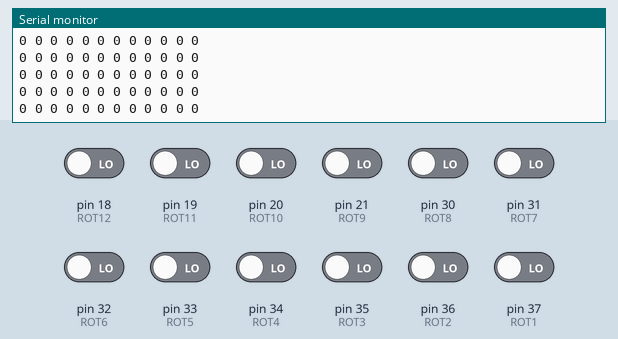
The sketch below on a simulated Arduino Mega 2560, built with avr-gcc and run on an emulated ATmega2560. Shown: the last lines printed to the serial monitor. The test bench sets the inputs (shaded band); at power-on: pin 18 (ROT12), pin 19 (ROT11), pin 20 (ROT10), pin 21 (ROT9), pin 30 (ROT8), pin 31 (ROT7), pin 32 (ROT6), pin 33 (ROT5), pin 34 (ROT4), pin 35 (ROT3), pin 36 (ROT2), pin 37 (ROT1) LOW.

Above: at 1.2 s.
1.3 s: pin 18 (ROT12) driven HIGH
At 2.4 s:
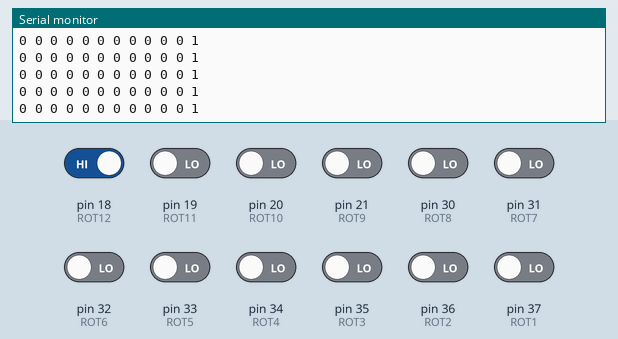
4.3 s: pin 19 (ROT11) driven HIGH
At 5.4 s:
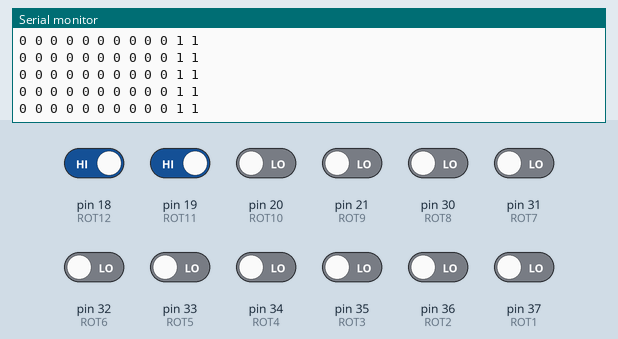
7.3 s: pin 20 (ROT10) driven HIGH
At 8.0 s:
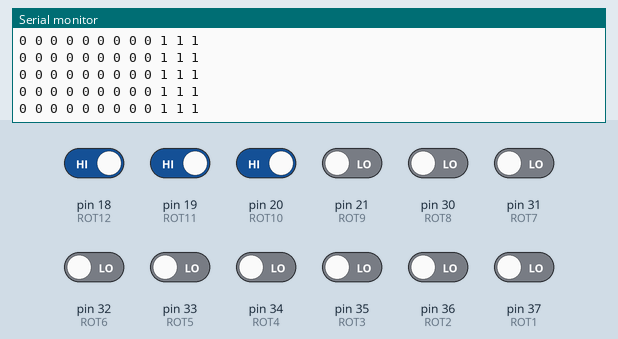
10.3 s: pin 21 (ROT9) driven HIGH
At 11.4 s:
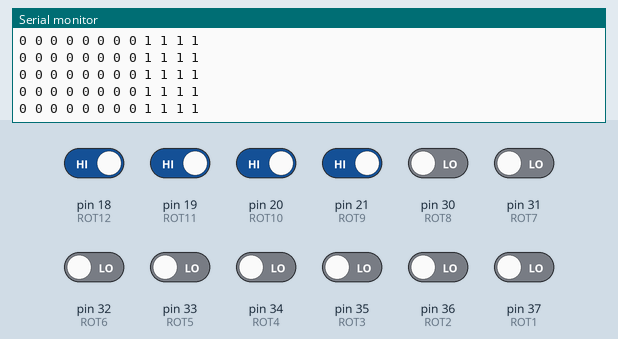
13.3 s: pin 30 (ROT8) driven HIGH
At 14.1 s:
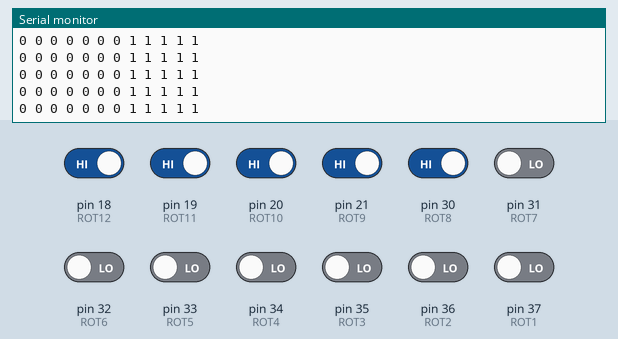
14.8 s: pin 31 (ROT7) driven HIGH
At 15.9 s:
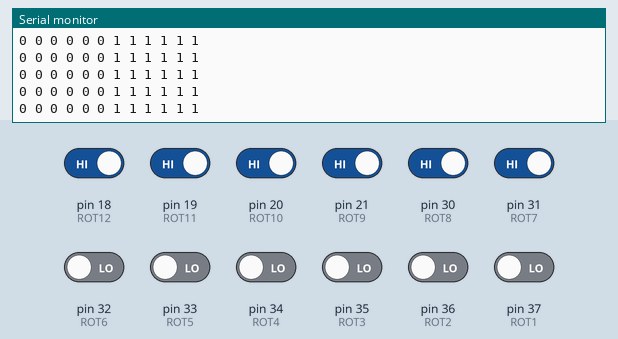

Measured:
- after the input at 1.3 s, the serial monitor: prints a new line after 0.05 s (image 1)
- after the input at 4.3 s, the serial monitor: prints a new line after 0.07 s (image 2)
- after the input at 7.3 s, the serial monitor: prints a new line after 0.06 s (image 3)
- after the input at 10.3 s, the serial monitor: prints a new line after 0.07 s (image 4)
- after the input at 13.3 s, the serial monitor: prints a new line after 0.06 s (image 5)
- after the input at 14.8 s, the serial monitor: prints a new line after 0.07 s (image 6)

The sketch:

ROT_test.ino
```cpp
#define ROT1 37
#define ROT2 36
#define ROT3 35
#define ROT4 34
#define ROT5 33
#define ROT6 32
#define ROT7 31
#define ROT8 30
#define ROT9 21
#define ROT10 20
#define ROT11 19
#define ROT12 18 //

void setup() {
  Serial.begin(9600);
  pinMode(ROT1, INPUT);
  pinMode(ROT2, INPUT);
  pinMode(ROT3, INPUT);
  pinMode(ROT4, INPUT);
  pinMode(ROT5, INPUT);
  pinMode(ROT6, INPUT);
  pinMode(ROT7, INPUT);
  pinMode(ROT8, INPUT);
  pinMode(ROT9, INPUT);
  pinMode(ROT10, INPUT);
  pinMode(ROT11, INPUT);
  pinMode(ROT12, INPUT);
}

void loop() {
  Serial.print(digitalRead(ROT1));
  Serial.print(" ");
  Serial.print(digitalRead(ROT2));
  Serial.print(" ");
  Serial.print(digitalRead(ROT3));
  Serial.print(" ");
  Serial.print(digitalRead(ROT4));
  Serial.print(" ");
  Serial.print(digitalRead(ROT5));
  Serial.print(" ");
  Serial.print(digitalRead(ROT6));
  Serial.print(" ");
  Serial.print(digitalRead(ROT7));
  Serial.print(" ");
  Serial.print(digitalRead(ROT8));
  Serial.print(" ");
  Serial.print(digitalRead(ROT9));
  Serial.print(" ");
  Serial.print(digitalRead(ROT10));
  Serial.print(" ");
  Serial.print(digitalRead(ROT11));
  Serial.print(" ");
  Serial.println(digitalRead(ROT12));
}
```
